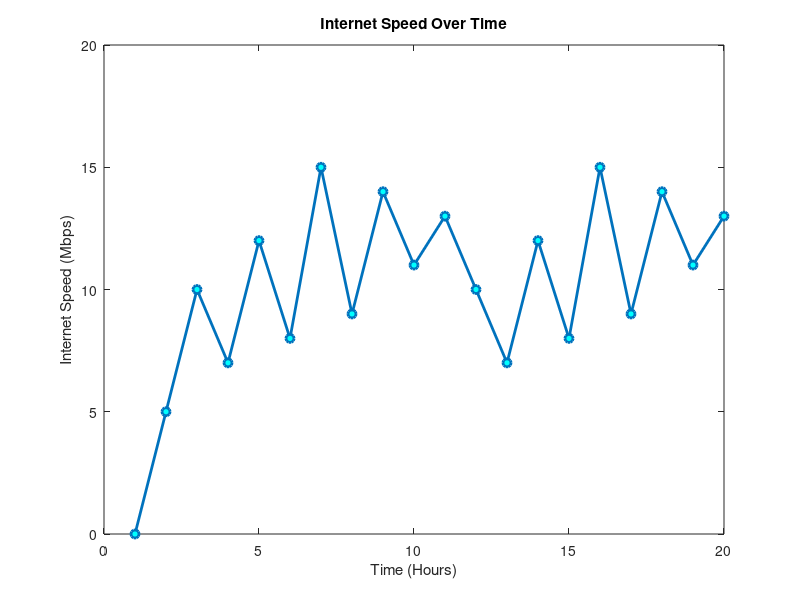

MATLAB code for this plot: (Note: this script raises an error after producing the figure.)
%Mohammed Masud Chowdhury Mahir (2215151105)
time = 1:20;
speed = [0,5,10,7,12,8,15,9,14,11,13,10,7,12,8,15,9,14,11,13]; 


plot(time, speed, '-o', 'LineWidth', 2, 'MarkerFaceColor', 'c');


xlabel('Time (Hours)');
ylabel('Internet Speed (Mbps)');
title('Internet Speed Over Time');


avg_speed = mean(speed);
yline(avg_speed, '--r', sprintf('Avg Speed = %.2f Mbps', avg_speed));


disp('Internet speed is fluctuating over time.');

grid on;
